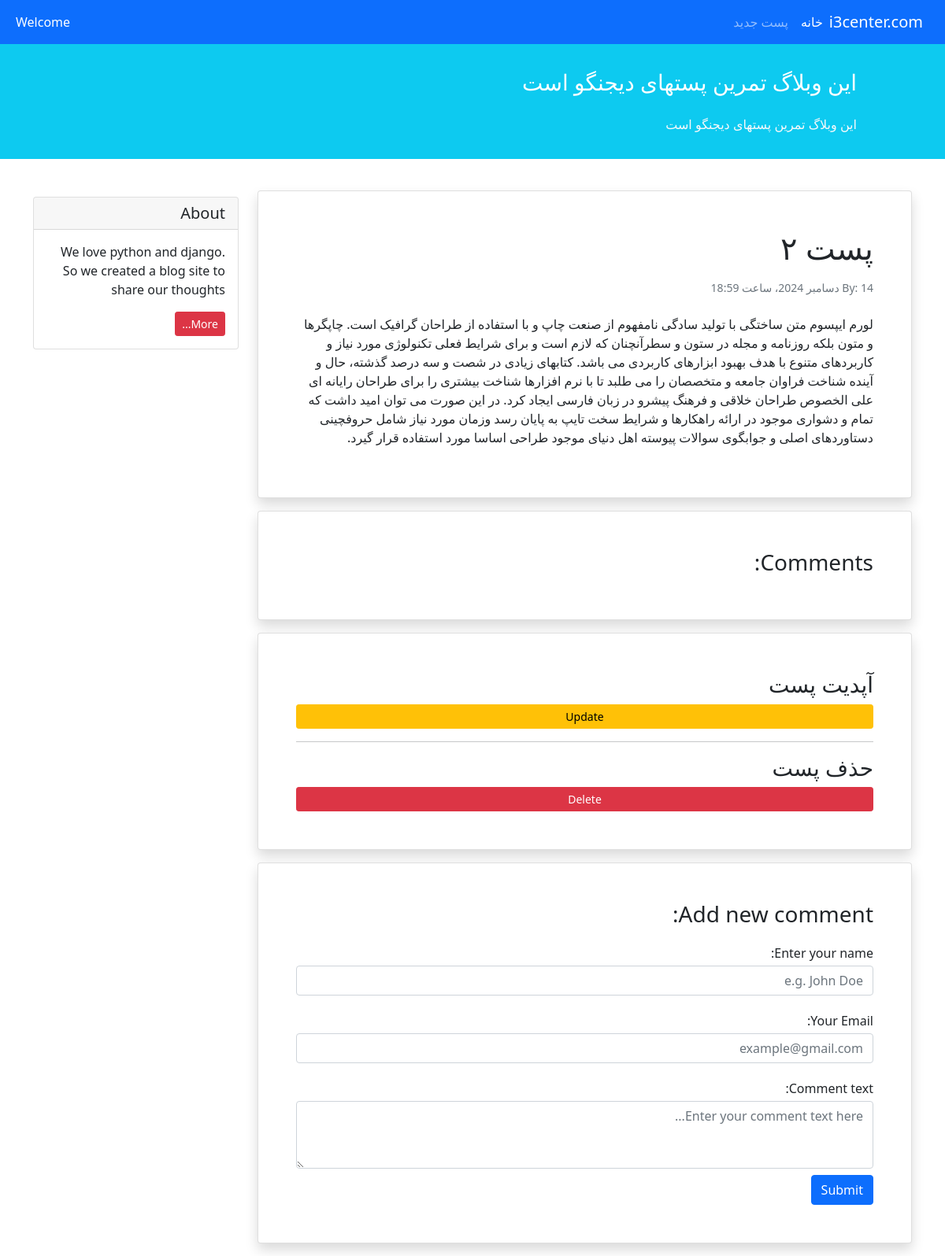
Before: /detail/2/ with the older database file.
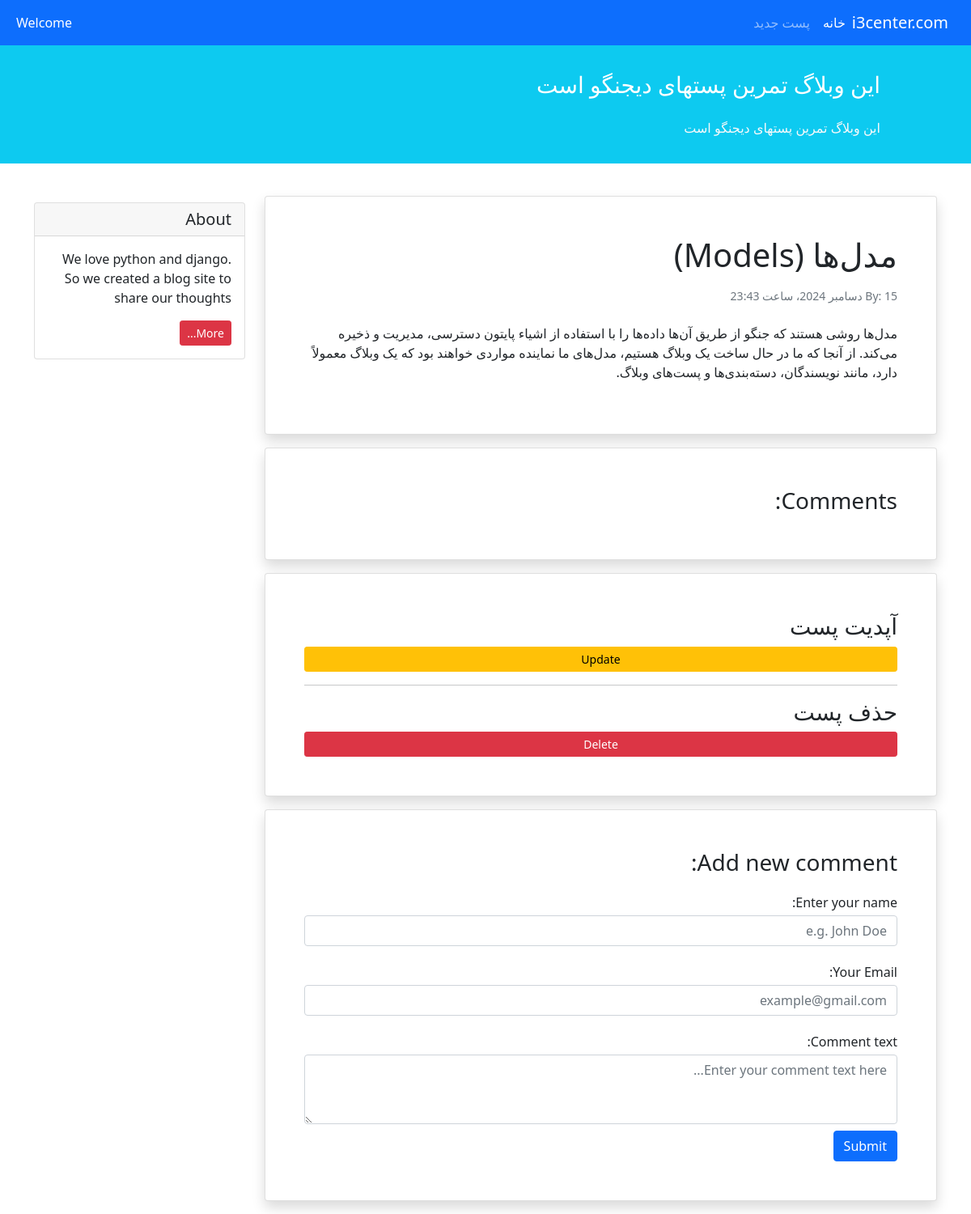
After: the same page with the newer database file.
### home/models.py (models this page shows, shortened)
class Post(models.Model):
    STATUS =(
        ('pub' , 'انتشار یافته'),
        ('drf' , 'پیش نمایش'),
    )
    title = models.CharField(max_length=50,null=True,blank=True)
    information = models.TextField(max_length=500,null=True,blank=True)
    datetime_create = models.DateTimeField(auto_now_add=True)
    datetime_update = models.DateTimeField(auto_now=True)
    status = models.CharField(choices=STATUS , max_length=3)
    email = models.EmailField(max_length=50)

### home/views.py (the view)
# urls.py: path('detail/<int:id>/' , views.show_detail_post , name='detail') ,
def show_detail_post(request, id):
    post = Post.objects.get(id=id)
    return render(request , 'detail.html' , {'post':post})

### templates/detail.html (shortened to what this page needs)
{% extends '_base.html' %}
{% block content %}
	 <div class="card shadow my-3 p-5">
                <h1>{{ post.title }}</h1>
                <p class="small text-muted mt-2">By: {{ post.datetime_create }}</p>
                <p class="mt-2">{{ post.information }}</p>
            </div>
            <div class="card shadow my-3 p-5">
                <h3>Comments:</h3>
            </div>
            <div class="card shadow my-3 p-5">
                <h3>آپدیت پست</h3>
                   <a href="{% url 'home:update_post' post.id %}" class="btn btn-sm btn-warning">Update</a>
                <hr>
                <h3>حذف پست</h3>
                   <a href="{% url 'home:delete_post' post.id %}" class="btn btn-sm btn-danger">Delete</a>
            </div>
            <div class="card shadow my-3 p-5">
                <h3>Add new comment:</h3>
                <form method="POST">
                    <div class="form-group py-2">
                        <label class="py-1" for="author_name">Enter your name:</label>
                        <input type="text" class="form-control" placeholder="e.g. John Doe" name="author_name">
                    </div>
                    <div class="form-group py-2">
                        <label class="py-1" for="email">Your Email:</label>
                        <input type="email" class="form-control" placeholder="example@gmail.com" name="email">
                    </div>
                    <div class="form-group py-2">
                        <label class="py-1" for="comment_text">Comment text:</label>
                        <textarea class="form-control" name="text" rows="3" placeholder="Enter your comment text here..."></textarea>
                    </div>
                    <button type="submit" class="btn btn-primary">Submit</button>
                </form>
            </div>
{% endblock %}

### templates/_base.html (shortened to what this page needs)
{% load static %}
<!doctype html>
<html lang="en" dir="rtl">
<head>
    <link rel="stylesheet" href="static/css/home.css">
    <link href="https://cdn.jsdelivr.net/npm/bootstrap@5.1.3/dist/css/bootstrap.min.css" rel="stylesheet"
>
</head>
<body>
<nav class="navbar navbar-expand-lg navbar-dark bg-primary">
    <div class="container-fluid">
        <a class="navbar-brand" href="#">i3center.com</a>
        <div class="collapse navbar-collapse" id="navbarNavAltMarkup">
            <div class="navbar-nav">
                <a class="nav-link active" aria-current="page" href="{% url 'home:show' %}">خانه</a>
                <a class="nav-link" href="{% url 'home:create' %}">پست جدید</a>
            </div>
        </div>
        <div class="mx-2 text-white">Welcome</div>
    </div>
</nav>
<div class="container-fluid bg-info">
    <div class="row py-3">
        <div class="col-md-8 col-md-10 mx-auto">
            <h3 class="my-4 mt-3 text-white">این وبلاگ تمرین پستهای دیجنگو است</h3>
            <p class="text-light">این وبلاگ تمرین پستهای دیجنگو است</p>
        </div>
    </div>
</div>
<div class="container mt-4">
    <div class="row">
        <div class="col-9">
            {% block content %}
            {% endblock %}
        </div>
        <div class="col-3">
            <div class="card my-4">
                <h5 class="card-header">About</h5>
                <div class="card-body">
                    <p class="card-text">We love python and django. So we created a blog site to share our
                        thoughts</p>
                    <a href="#"
                       class="btn btn-sm btn-danger">
                        More...
                    </a>
                </div>
            </div>
        </div>
    </div>
</div>
</body>
</html>

Changed rows visible on the page:
changed Post: title "پست ۲" → "مدل‌ها (Models)"; datetime_create "14 دسامبر 2024، ساعت 18:59" → "15 دسامبر 2024، ساعت 23:43"; information "لورم ایپسوم متن ساختگی با تولید سادگی نامفهوم از صنعت چاپ و با استفاده از طراحان گرافیک است. چاپگرها و متون بلکه روزنامه و مجله در ستون و سطرآنچنان که لازم است و برای شرایط فعلی تکنولوژی مورد نیاز و کاربردهای متنوع با هدف بهبود ابزارهای کاربردی می باشد. کتابهای زیادی در شصت و سه درصد گذشته، حال و آینده شناخت فراوان جامعه و متخصصان را می طلبد تا با نرم افزارها شناخت بیشتری را برای طراحان رایانه ای علی الخصوص طراحان خلاقی و فرهنگ پیشرو در زبان فارسی ایجاد کرد. در این صورت می توان امید داشت که تمام و دشواری موجود در ارائه راهکارها و شرایط سخت تایپ به پایان رسد وزمان مورد نیاز شامل حروفچینی دستاوردهای اصلی و جوابگوی سوالات پیوسته اهل دنیای موجود طراحی اساسا مورد استفاده قرار گیرد." → "مدل‌ها روشی هستند که جنگو از طریق آن‌ها داده‌ها را با استفاده از اشیاء پایتون دسترسی، مدیریت و ذخیره می‌کند. از آنجا که ما در حال ساخت یک وبلاگ هستیم، مدل‌های ما نماینده مواردی خواهند بود که یک وبلاگ معمولاً دارد، مانند نویسندگان، دسته‌بندی‌ها و پست‌های وبلاگ."
